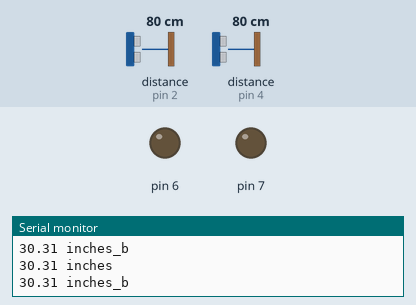
A sketch run on a simulated Arduino Uno, built with avr-gcc and run on an emulated ATmega328P. On the bench: output pins drawn as LEDs (lit = HIGH), the last lines printed to the serial monitor. Wiring (inferred from the names in the program): 2 × ultrasonic range finder: trigger pin 3, echo pin 2 / trigger pin 5, echo pin 4. The inputs (shaded band) are chosen by the test bench; at power-on: distance to the obstacle (sensors on pin 2, pin 4) 80 cm. The echo pulse lasts 58.3 µs per cm; pins used as bus, display or sensor lines are not drawn.

Above: at 1.2 s.
1.3 s: distance to the obstacle (sensor on pin 2) set to 23 cm
3.0 s: distance to the obstacle (sensor on pin 2) set to 19 cm
At 4.1 s:
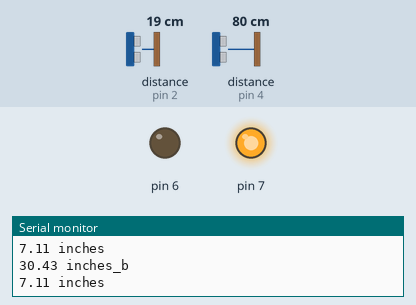
4.9 s: distance to the obstacle (sensor on pin 4) set to 23 cm
6.5 s: distance to the obstacle (sensor on pin 4) set to 18 cm
At 7.3 s:
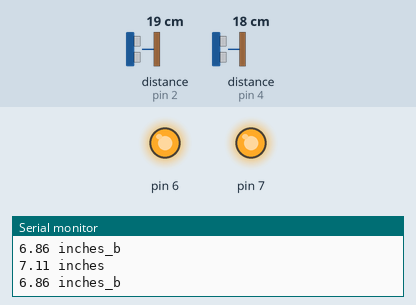
8.4 s: distance to the obstacle (sensor on pin 2) set to 60 cm
At 9.5 s:
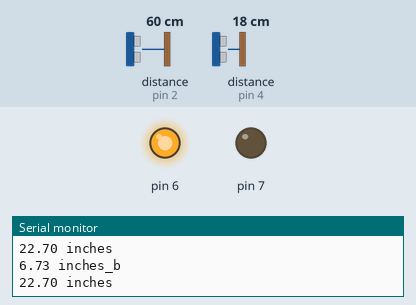
10.2 s: distance to the obstacle (sensor on pin 2) set to 9 cm
At 12.1 s:
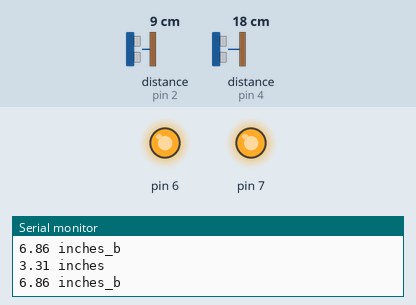
Timing chart, 0 to 13.2 s (numbered marks = the images above; inputs shaded):
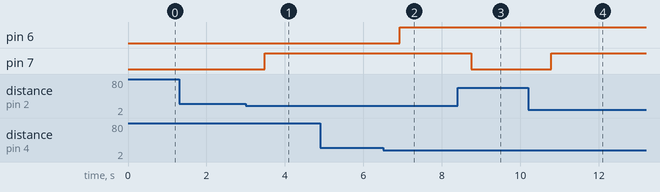

The sketch:

eyecan_try-1.ino
```cpp
const  int trigger=3;
	const  int echo=2;
	float  distance;
	float dist_inches;

  //sensor2
  const  int btrigger=5;
	const  int becho=4;
	float  bdistance;
	float bdist_inches;

	void setup(){
		Serial.begin(9600);
		pinMode(trigger,OUTPUT);
		pinMode(echo,INPUT);
    pinMode(btrigger,OUTPUT);
		pinMode(becho,INPUT);
    pinMode(6,OUTPUT);
		pinMode(7,OUTPUT);
    }

	void loop(){
		// Trigger the sensor to start measurement
		// Set up trigger
		digitalWrite(trigger,LOW);
		delayMicroseconds(5);

		//Start Measurement
		digitalWrite(trigger,HIGH);
		delayMicroseconds(10);
		digitalWrite(trigger,LOW);

		// Acquire and convert to inches
		distance=pulseIn(echo,HIGH);
		distance=distance*0.0001657;
		dist_inches=distance*39.37;

		// print the value on the serial monitor
		Serial.print(dist_inches);
		Serial.println(" inches");
		delay(200);
      if (dist_inches<=8)
      {
        digitalWrite(7,HIGH);
        // digitalWrite(6,HIGH);
      }
      else
      {
        digitalWrite(7,LOW);
        // digitalWrite(6,LOW);
      }

      // sensor2

      // Trigger the sensor to start measurement
		// Set up trigger
		digitalWrite(btrigger,LOW);
		delayMicroseconds(5);

		//Start Measurement
		digitalWrite(btrigger,HIGH);
		delayMicroseconds(10);
		digitalWrite(btrigger,LOW);

		// Acquire and convert to inches
		bdistance=pulseIn(becho,HIGH);
		bdistance=bdistance*0.0001657;
		bdist_inches=bdistance*39.37;

		// print the value on the serial monitor
		Serial.print(bdist_inches);
		Serial.println(" inches_b");
		delay(200);
      if (bdist_inches<=8)
      {
        digitalWrite(6,HIGH);
        // digitalWrite(6,HIGH);
      }
      else
      {
        digitalWrite(6,LOW);
        // digitalWrite(6,LOW);
      }

	}
```

Measured:
- the behaviour switches between 22 and 21 cm on distance to the obstacle (sensor on pin 2) (found by bisection; images 0 and 1)
- the behaviour switches between 22 and 21 cm on distance to the obstacle (sensor on pin 4) (found by bisection; images 1 and 2)
- after the input at 3.0 s, pin 7: LOW → HIGH after 0.48 s
- after the input at 6.5 s, pin 6: LOW → HIGH after 0.43 s
- after the input at 8.4 s, pin 7: HIGH → LOW after 0.35 s
- after the input at 10.2 s, pin 7: LOW → HIGH after 0.58 s
